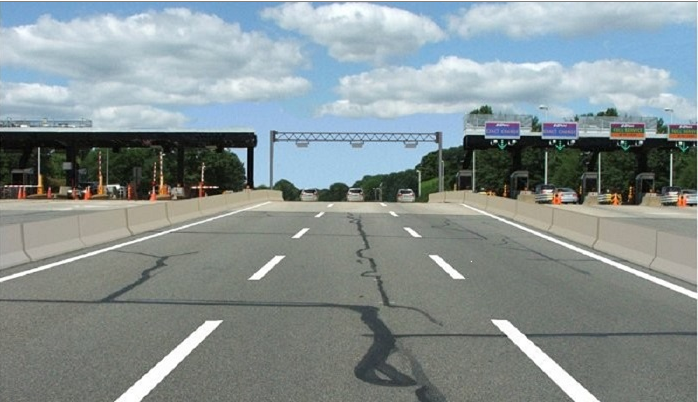
#> input picture Day1/line_example/road.png, 698 x 402 px
$ python 1_whiteline.py
#> lines starting #> are read from the running program, lines starting #| are printed output that depends on the picture; after the words box and inside, x2 and y2 are one past the last pixel; in counts of white or black regions, pixels touching at a corner belong together
import cv2 # opencv 사용
import numpy as np
from google.colab.patches import cv2_imshow
image = cv2.imread('road.png') # 이미지 읽기
#> image is the input picture: shape (402, 698, 3); mean B, G, R 146, 145.2, 134.6
mark = np.copy(image) # image 복사

#  BGR 제한 값 설정
blue_threshold = 200
green_threshold = 200
red_threshold = 200
bgr_threshold = [blue_threshold, green_threshold, red_threshold]

# BGR 제한 값보다 작으면 검은색으로
thresholds = (image[:,:,0] < bgr_threshold[0]) \
            | (image[:,:,1] < bgr_threshold[1]) \
            | (image[:,:,2] < bgr_threshold[2])
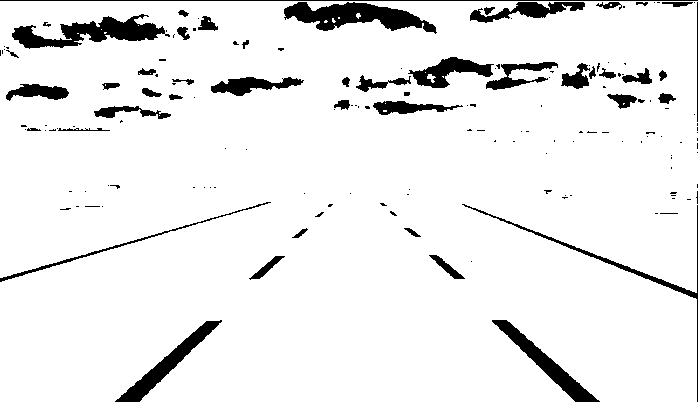
#> thresholds: shape (402, 698) bool; 92.8% white; 161 black regions (114 under 20 px), largest, box (x1, y1, x2, y2) and area: (284, 2, 437, 34) 2502, (12, 14, 170, 49) 2404, (492, 320, 600, 402) 1653
mark[thresholds] = [0,0,0]
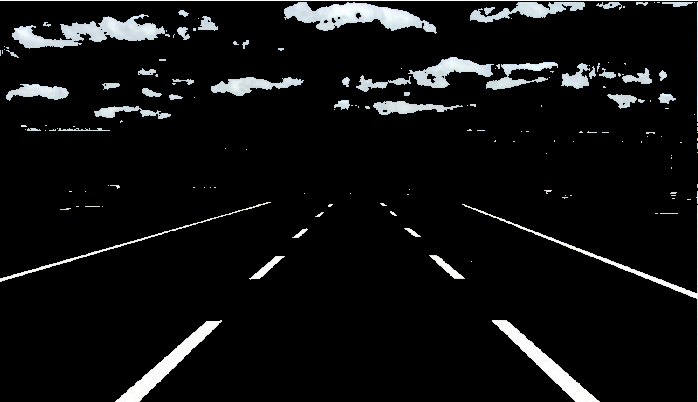
#> mark: shape (402, 698, 3); mean B, G, R 17, 16.7, 16.1

cv2_imshow(mark) # 흰색 추출 이미지 출력
cv2_imshow(image) # 이미지 출력
cv2.waitKey(0)
